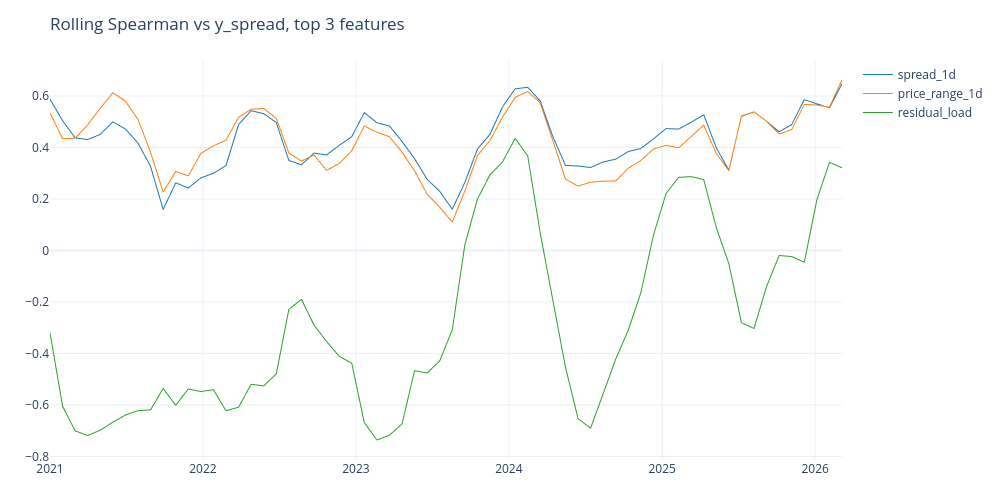
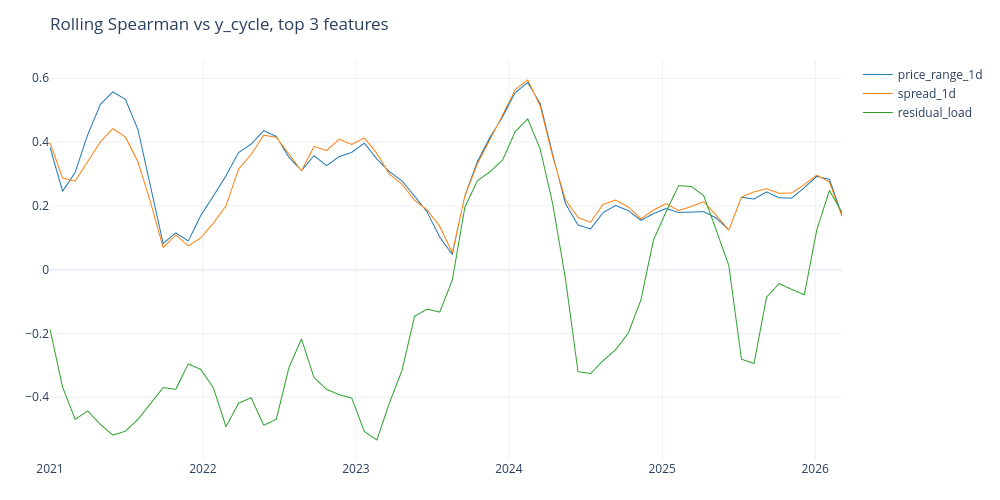
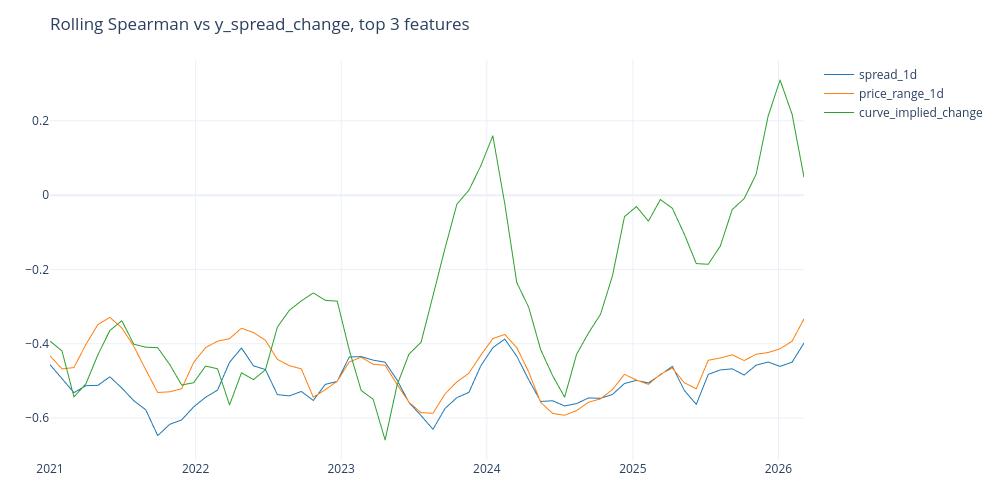
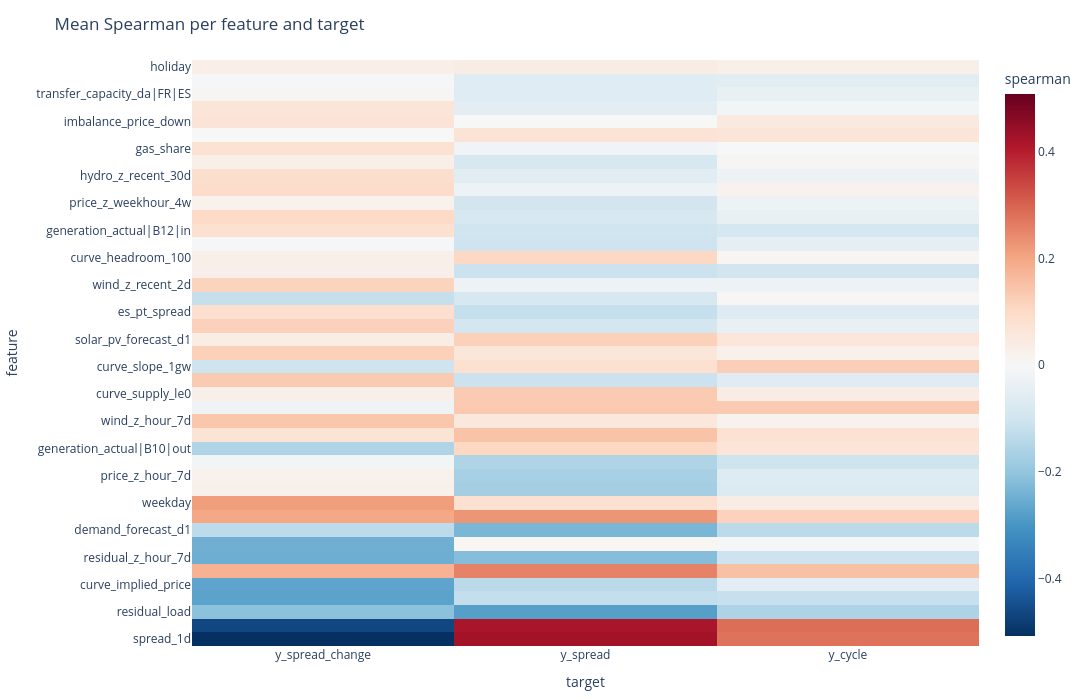

Notebook code cell kept with these figures, in order:
### Code cell
for target in TARGETS:
    top = summary.filter(target=target).drop("target")
    show_df(top.head(10), precision=3, caption=f"Top 10 features for {target}")
    best = top["feature"].head(3).to_list()
    line_chart(
        ic.filter(pl.col("target") == target, pl.col("feature").is_in(best)).pivot(on="feature", index="window_start", values="spearman"),
        "window_start",
        best,
        title=f"Rolling Spearman vs {target}, top 3 features",
    ).show()

heatmap(summary, "target", "feature", "spearman", zmid=0, size="large", title="Mean Spearman per feature and target")
